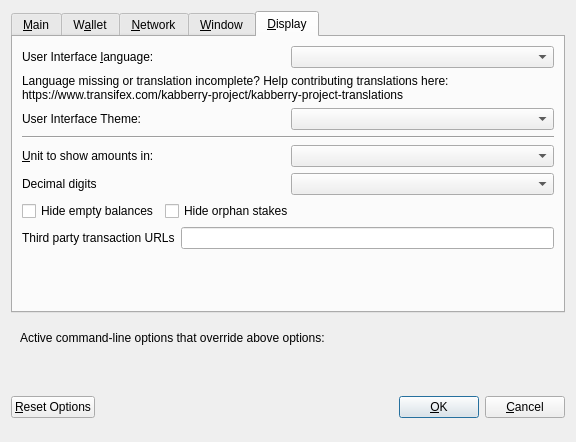
<?xml version="1.0" encoding="UTF-8"?>
<ui version="4.0">
 <class>OptionsDialog</class>
 <widget class="QDialog" name="OptionsDialog">
  <property name="geometry">
   <rect>
    <x>0</x>
    <y>0</y>
    <width>576</width>
    <height>442</height>
   </rect>
  </property>
  <property name="windowTitle">
   <string>Options</string>
  </property>
  <property name="modal">
   <bool>true</bool>
  </property>
  <layout class="QVBoxLayout" name="verticalLayout">
   <item>
    <widget class="QTabWidget" name="tabWidget">
     <property name="currentIndex">
      <number>4</number>
     </property>
     <widget class="QWidget" name="tabMain">
      <attribute name="title">
       <string>&amp;Main</string>
      </attribute>
      <layout class="QVBoxLayout" name="verticalLayout_Main">
       <item>
        <widget class="QCheckBox" name="bitcoinAtStartup">
         <property name="toolTip">
          <string>Automatically start Kabberry after logging in to the system.</string>
         </property>
         <property name="text">
          <string>&amp;Start Kabberry on system login</string>
         </property>
        </widget>
       </item>
       <item>
        <layout class="QHBoxLayout" name="horizontalLayout_2_Main">
         <item>
          <widget class="QLabel" name="databaseCacheLabel">
           <property name="text">
            <string>Size of &amp;database cache</string>
           </property>
           <property name="textFormat">
            <enum>Qt::PlainText</enum>
           </property>
           <property name="buddy">
            <cstring>databaseCache</cstring>
           </property>
          </widget>
         </item>
         <item>
          <widget class="QSpinBox" name="databaseCache"/>
         </item>
         <item>
          <widget class="QLabel" name="databaseCacheUnitLabel">
           <property name="text">
            <string>MB</string>
           </property>
           <property name="textFormat">
            <enum>Qt::PlainText</enum>
           </property>
          </widget>
         </item>
         <item>
          <spacer name="horizontalSpacer_2_Main">
           <property name="orientation">
            <enum>Qt::Horizontal</enum>
           </property>
           <property name="sizeHint" stdset="0">
            <size>
             <width>40</width>
             <height>20</height>
            </size>
           </property>
          </spacer>
         </item>
        </layout>
       </item>
       <item>
        <layout class="QHBoxLayout" name="horizontalLayout_3_Main">
         <item>
          <widget class="QLabel" name="threadsScriptVerifLabel">
           <property name="text">
            <string>Number of script &amp;verification threads</string>
           </property>
           <property name="textFormat">
            <enum>Qt::PlainText</enum>
           </property>
           <property name="buddy">
            <cstring>threadsScriptVerif</cstring>
           </property>
          </widget>
         </item>
         <item>
          <widget class="QSpinBox" name="threadsScriptVerif">
           <property name="toolTip">
            <string>(0 = auto, &lt;0 = leave that many cores free)</string>
           </property>
          </widget>
         </item>
         <item>
          <spacer name="horizontalSpacer_3_Main">
           <property name="orientation">
            <enum>Qt::Horizontal</enum>
           </property>
           <property name="sizeHint" stdset="0">
            <size>
             <width>40</width>
             <height>20</height>
            </size>
           </property>
          </spacer>
         </item>
        </layout>
       </item>
       <item>
        <spacer name="verticalSpacer_2">
         <property name="orientation">
          <enum>Qt::Vertical</enum>
         </property>
         <property name="sizeHint" stdset="0">
          <size>
           <width>20</width>
           <height>40</height>
          </size>
         </property>
        </spacer>
       </item>
       <item>
        <widget class="QCheckBox" name="checkBoxZeromintEnable">
         <property name="toolTip">
          <string>Enable automatic minting of Kabberry units to zPSC</string>
         </property>
         <property name="layoutDirection">
          <enum>Qt::LeftToRight</enum>
         </property>
         <property name="text">
          <string>Enable zPSC Automint</string>
         </property>
        </widget>
       </item>
       <item>
        <layout class="QHBoxLayout" name="horizontalLayout_3">
         <item>
          <widget class="QLabel" name="percentage_label">
           <property name="toolTip">
            <string>Percentage of incoming Kabberry which get automatically converted to zPSC via Zerocoin Protocol (min: 10%)</string>
           </property>
           <property name="text">
            <string>Percentage of autominted zPSC</string>
           </property>
          </widget>
         </item>
         <item>
          <widget class="QSpinBox" name="zeromintPercentage">
           <property name="minimum">
            <number>1</number>
           </property>
           <property name="maximum">
            <number>100</number>
           </property>
          </widget>
         </item>
        </layout>
       </item>
       <item>
        <layout class="QHBoxLayout" name="horizontalLayout" stretch="0,0">
         <property name="sizeConstraint">
          <enum>QLayout::SetFixedSize</enum>
         </property>
         <item>
          <widget class="QLabel" name="labelPreferredDenom">
           <property name="maximumSize">
            <size>
             <width>16777215</width>
             <height>16777215</height>
            </size>
           </property>
           <property name="toolTip">
            <string>Wait with automatic conversion to Zerocoin until enough Kabberry for this denomination is available</string>
           </property>
           <property name="text">
            <string>Preferred Automint zPSC Denomination</string>
           </property>
          </widget>
         </item>
         <item>
          <widget class="QComboBox" name="preferredDenom">
           <property name="maximumSize">
            <size>
             <width>16777215</width>
             <height>27</height>
            </size>
           </property>
           <property name="toolTip">
            <string>Wait with automatic conversion to Zerocoin until enough Kabberry for this denomination is available</string>
           </property>
           <property name="maxVisibleItems">
            <number>9</number>
           </property>
           <property name="maxCount">
            <number>9</number>
           </property>
          </widget>
         </item>
        </layout>
       </item>
      </layout>
     </widget>
     <widget class="QWidget" name="tabWallet">
      <attribute name="title">
       <string>W&amp;allet</string>
      </attribute>
      <layout class="QVBoxLayout" name="verticalLayout_Wallet">
       <item>
        <layout class="QHBoxLayout" name="horizontalLayout_2_Wallet">
         <item>
          <widget class="QLabel" name="labelStakeSplitThresholdText">
           <property name="text">
            <string>Stake split threshold:</string>
           </property>
          </widget>
         </item>
         <item>
          <widget class="QSpinBox" name="spinBoxStakeSplitThreshold">
           <property name="minimum">
            <number>1</number>
           </property>
           <property name="maximum">
            <number>999999</number>
           </property>
          </widget>
         </item>
        </layout>
       </item>
       <item>
        <widget class="QGroupBox" name="groupBox">
         <property name="title">
          <string>Expert</string>
         </property>
         <layout class="QVBoxLayout" name="verticalLayout_2">
          <item>
           <widget class="QCheckBox" name="coinControlFeatures">
            <property name="toolTip">
             <string>Whether to show coin control features or not.</string>
            </property>
            <property name="text">
             <string>Enable coin &amp;control features</string>
            </property>
           </widget>
          </item>
          <item>
           <widget class="QCheckBox" name="showMasternodesTab">
            <property name="toolTip">
             <string>Show additional tab listing all your masternodes in first sub-tab&lt;br/&gt;and all masternodes on the network in second sub-tab.</string>
            </property>
            <property name="text">
             <string>Show Masternodes Tab</string>
            </property>
           </widget>
          </item>
          <item>
           <widget class="QCheckBox" name="spendZeroConfChange">
            <property name="toolTip">
             <string>If you disable the spending of unconfirmed change, the change from a transaction&lt;br/&gt;cannot be used until that transaction has at least one confirmation.&lt;br/&gt;This also affects how your balance is computed.</string>
            </property>
            <property name="text">
             <string>&amp;Spend unconfirmed change</string>
            </property>
           </widget>
          </item>
         </layout>
        </widget>
       </item>
       <item>
        <spacer name="verticalSpacer_Wallet">
         <property name="orientation">
          <enum>Qt::Vertical</enum>
         </property>
         <property name="sizeHint" stdset="0">
          <size>
           <width>20</width>
           <height>40</height>
          </size>
         </property>
        </spacer>
       </item>
      </layout>
     </widget>
     <widget class="QWidget" name="tabNetwork">
      <attribute name="title">
       <string>&amp;Network</string>
      </attribute>
      <layout class="QVBoxLayout" name="verticalLayout_Network">
       <item>
        <widget class="QCheckBox" name="mapPortUpnp">
         <property name="toolTip">
          <string>Automatically open the Kabberry client port on the router. This only works when your router supports UPnP and it is enabled.</string>
         </property>
         <property name="text">
          <string>Map port using &amp;UPnP</string>
         </property>
        </widget>
       </item>
       <item>
        <widget class="QCheckBox" name="allowIncoming">
         <property name="toolTip">
          <string>Accept connections from outside</string>
         </property>
         <property name="text">
          <string>Allow incoming connections</string>
         </property>
        </widget>
       </item>
       <item>
        <widget class="QCheckBox" name="connectSocks">
         <property name="toolTip">
          <string>Connect to the Kabberry network through a SOCKS5 proxy.</string>
         </property>
         <property name="text">
          <string>&amp;Connect through SOCKS5 proxy (default proxy):</string>
         </property>
        </widget>
       </item>
       <item>
        <layout class="QHBoxLayout" name="horizontalLayout_1_Network">
         <item>
          <widget class="QLabel" name="proxyIpLabel">
           <property name="text">
            <string>Proxy &amp;IP:</string>
           </property>
           <property name="textFormat">
            <enum>Qt::PlainText</enum>
           </property>
           <property name="buddy">
            <cstring>proxyIp</cstring>
           </property>
          </widget>
         </item>
         <item>
          <widget class="QValidatedLineEdit" name="proxyIp">
           <property name="minimumSize">
            <size>
             <width>140</width>
             <height>0</height>
            </size>
           </property>
           <property name="maximumSize">
            <size>
             <width>140</width>
             <height>16777215</height>
            </size>
           </property>
           <property name="toolTip">
            <string>IP address of the proxy (e.g. IPv4: 127.0.0.1 / IPv6: ::1)</string>
           </property>
          </widget>
         </item>
         <item>
          <widget class="QLabel" name="proxyPortLabel">
           <property name="text">
            <string>&amp;Port:</string>
           </property>
           <property name="textFormat">
            <enum>Qt::PlainText</enum>
           </property>
           <property name="buddy">
            <cstring>proxyPort</cstring>
           </property>
          </widget>
         </item>
         <item>
          <widget class="QLineEdit" name="proxyPort">
           <property name="minimumSize">
            <size>
             <width>55</width>
             <height>0</height>
            </size>
           </property>
           <property name="maximumSize">
            <size>
             <width>55</width>
             <height>16777215</height>
            </size>
           </property>
           <property name="toolTip">
            <string>Port of the proxy (e.g. 9050)</string>
           </property>
          </widget>
         </item>
         <item>
          <spacer name="horizontalSpacer_1_Network">
           <property name="orientation">
            <enum>Qt::Horizontal</enum>
           </property>
           <property name="sizeHint" stdset="0">
            <size>
             <width>40</width>
             <height>20</height>
            </size>
           </property>
          </spacer>
         </item>
        </layout>
       </item>
       <item>
        <spacer name="verticalSpacer_Network">
         <property name="orientation">
          <enum>Qt::Vertical</enum>
         </property>
         <property name="sizeHint" stdset="0">
          <size>
           <width>20</width>
           <height>40</height>
          </size>
         </property>
        </spacer>
       </item>
      </layout>
     </widget>
     <widget class="QWidget" name="tabWindow">
      <attribute name="title">
       <string>&amp;Window</string>
      </attribute>
      <layout class="QVBoxLayout" name="verticalLayout_Window">
       <item>
        <widget class="QCheckBox" name="minimizeToTray">
         <property name="toolTip">
          <string>Show only a tray icon after minimizing the window.</string>
         </property>
         <property name="text">
          <string>&amp;Minimize to the tray instead of the taskbar</string>
         </property>
        </widget>
       </item>
       <item>
        <widget class="QCheckBox" name="minimizeOnClose">
         <property name="toolTip">
          <string>Minimize instead of exit the application when the window is closed. When this option is enabled, the application will be closed only after selecting Quit in the menu.</string>
         </property>
         <property name="text">
          <string>M&amp;inimize on close</string>
         </property>
        </widget>
       </item>
       <item>
        <spacer name="verticalSpacer_Window">
         <property name="orientation">
          <enum>Qt::Vertical</enum>
         </property>
         <property name="sizeHint" stdset="0">
          <size>
           <width>20</width>
           <height>40</height>
          </size>
         </property>
        </spacer>
       </item>
      </layout>
     </widget>
     <widget class="QWidget" name="tabDisplay">
      <attribute name="title">
       <string>&amp;Display</string>
      </attribute>
      <layout class="QVBoxLayout" name="verticalLayout_Display">
       <item>
        <layout class="QHBoxLayout" name="horizontalLayout_1_Display">
         <item>
          <widget class="QLabel" name="langLabel">
           <property name="text">
            <string>User Interface &amp;language:</string>
           </property>
           <property name="textFormat">
            <enum>Qt::PlainText</enum>
           </property>
           <property name="buddy">
            <cstring>lang</cstring>
           </property>
          </widget>
         </item>
         <item>
          <widget class="QValueComboBox" name="lang">
           <property name="toolTip">
            <string>The user interface language can be set here. This setting will take effect after restarting Kabberry.</string>
           </property>
          </widget>
         </item>
        </layout>
       </item>
       <item>
        <widget class="QLabel" name="label_3">
         <property name="toolTip">
          <string notr="true"/>
         </property>
         <property name="statusTip">
          <string notr="true"/>
         </property>
         <property name="whatsThis">
          <string notr="true"/>
         </property>
         <property name="accessibleName">
          <string notr="true"/>
         </property>
         <property name="text">
          <string>Language missing or translation incomplete? Help contributing translations here:
https://www.transifex.com/kabberry-project/kabberry-project-translations</string>
         </property>
         <property name="wordWrap">
          <bool>true</bool>
         </property>
         <property name="openExternalLinks">
          <bool>true</bool>
         </property>
         <property name="textInteractionFlags">
          <set>Qt::TextBrowserInteraction</set>
         </property>
        </widget>
       </item>
       <item>
        <layout class="QHBoxLayout" name="horizontalLayout_2_Display" stretch="0,0">
         <item>
          <widget class="QLabel" name="themeLabel">
           <property name="text">
            <string>User Interface Theme:</string>
           </property>
          </widget>
         </item>
         <item>
          <widget class="QValueComboBox" name="theme"/>
         </item>
        </layout>
       </item>
       <item>
        <widget class="Line" name="line">
         <property name="orientation">
          <enum>Qt::Horizontal</enum>
         </property>
        </widget>
       </item>
       <item>
        <layout class="QHBoxLayout" name="horizontalLayout_3_Display">
         <item>
          <widget class="QLabel" name="unitLabel">
           <property name="text">
            <string>&amp;Unit to show amounts in:</string>
           </property>
           <property name="textFormat">
            <enum>Qt::PlainText</enum>
           </property>
           <property name="buddy">
            <cstring>unit</cstring>
           </property>
          </widget>
         </item>
         <item>
          <widget class="QValueComboBox" name="unit">
           <property name="toolTip">
            <string>Choose the default subdivision unit to show in the interface and when sending coins.</string>
           </property>
          </widget>
         </item>
        </layout>
       </item>
       <item>
        <layout class="QHBoxLayout" name="horizontalLayout_4_Display">
         <item>
          <widget class="QLabel" name="digitsLabel">
           <property name="text">
            <string>Decimal digits</string>
           </property>
          </widget>
         </item>
         <item>
          <widget class="QValueComboBox" name="digits"/>
         </item>
        </layout>
       </item>
       <item>
        <layout class="QHBoxLayout" name="horizontalLayout_5_Display">
         <item>
          <widget class="QCheckBox" name="checkBoxHideZeroBalances">
           <property name="toolTip">
            <string>Hide empty balances</string>
           </property>
           <property name="layoutDirection">
            <enum>Qt::LeftToRight</enum>
           </property>
           <property name="text">
            <string>Hide empty balances</string>
           </property>
          </widget>
         </item>
         <item>
          <widget class="QCheckBox" name="checkBoxHideOrphans">
           <property name="toolTip">
            <string>Hide orphan stakes in transaction lists</string>
           </property>
           <property name="text">
            <string>Hide orphan stakes</string>
           </property>
          </widget>
         </item>
         <item>
          <spacer name="horizontalSpacer">
           <property name="orientation">
            <enum>Qt::Horizontal</enum>
           </property>
           <property name="sizeHint" stdset="0">
            <size>
             <width>40</width>
             <height>20</height>
            </size>
           </property>
          </spacer>
         </item>
        </layout>
       </item>
       <item>
        <layout class="QHBoxLayout" name="horizontalLayout_6_Display">
         <item>
          <widget class="QLabel" name="thirdPartyTxUrlsLabel">
           <property name="toolTip">
            <string>Third party URLs (e.g. a block explorer) that appear in the transactions tab as context menu items. %s in the URL is replaced by transaction hash. Multiple URLs are separated by vertical bar |.</string>
           </property>
           <property name="text">
            <string>Third party transaction URLs</string>
           </property>
           <property name="buddy">
            <cstring>thirdPartyTxUrls</cstring>
           </property>
          </widget>
         </item>
         <item>
          <widget class="QLineEdit" name="thirdPartyTxUrls">
           <property name="toolTip">
            <string>Third party URLs (e.g. a block explorer) that appear in the transactions tab as context menu items. %s in the URL is replaced by transaction hash. Multiple URLs are separated by vertical bar |.</string>
           </property>
          </widget>
         </item>
        </layout>
       </item>
       <item>
        <spacer name="verticalSpacer">
         <property name="orientation">
          <enum>Qt::Vertical</enum>
         </property>
         <property name="sizeHint" stdset="0">
          <size>
           <width>20</width>
           <height>40</height>
          </size>
         </property>
        </spacer>
       </item>
      </layout>
     </widget>
    </widget>
   </item>
   <item>
    <widget class="QFrame" name="frame">
     <layout class="QVBoxLayout" name="verticalLayout_Bottom">
      <item>
       <layout class="QHBoxLayout" name="horizontalLayout_Bottom">
        <item>
         <widget class="QLabel" name="overriddenByCommandLineInfoLabel">
          <property name="text">
           <string>Active command-line options that override above options:</string>
          </property>
          <property name="textFormat">
           <enum>Qt::PlainText</enum>
          </property>
         </widget>
        </item>
        <item>
         <spacer name="horizontalSpacer_Bottom">
          <property name="orientation">
           <enum>Qt::Horizontal</enum>
          </property>
          <property name="sizeHint" stdset="0">
           <size>
            <width>40</width>
            <height>20</height>
           </size>
          </property>
         </spacer>
        </item>
       </layout>
      </item>
      <item>
       <widget class="QLabel" name="overriddenByCommandLineLabel">
        <property name="text">
         <string/>
        </property>
        <property name="textFormat">
         <enum>Qt::PlainText</enum>
        </property>
        <property name="wordWrap">
         <bool>true</bool>
        </property>
       </widget>
      </item>
     </layout>
    </widget>
   </item>
   <item>
    <layout class="QHBoxLayout" name="horizontalLayout_Buttons">
     <item>
      <widget class="QPushButton" name="resetButton">
       <property name="toolTip">
        <string>Reset all client options to default.</string>
       </property>
       <property name="text">
        <string>&amp;Reset Options</string>
       </property>
       <property name="autoDefault">
        <bool>false</bool>
       </property>
      </widget>
     </item>
     <item>
      <spacer name="horizontalSpacer_1">
       <property name="orientation">
        <enum>Qt::Horizontal</enum>
       </property>
       <property name="sizeHint" stdset="0">
        <size>
         <width>40</width>
         <height>48</height>
        </size>
       </property>
      </spacer>
     </item>
     <item>
      <widget class="QLabel" name="statusLabel">
       <property name="minimumSize">
        <size>
         <width>200</width>
         <height>0</height>
        </size>
       </property>
       <property name="font">
        <font>
         <weight>75</weight>
         <bold>true</bold>
        </font>
       </property>
       <property name="text">
        <string/>
       </property>
       <property name="textFormat">
        <enum>Qt::PlainText</enum>
       </property>
       <property name="wordWrap">
        <bool>true</bool>
       </property>
      </widget>
     </item>
     <item>
      <spacer name="horizontalSpacer_2">
       <property name="orientation">
        <enum>Qt::Horizontal</enum>
       </property>
       <property name="sizeHint" stdset="0">
        <size>
         <width>40</width>
         <height>48</height>
        </size>
       </property>
      </spacer>
     </item>
     <item>
      <widget class="QPushButton" name="okButton">
       <property name="text">
        <string>&amp;OK</string>
       </property>
       <property name="autoDefault">
        <bool>false</bool>
       </property>
       <property name="default">
        <bool>true</bool>
       </property>
      </widget>
     </item>
     <item>
      <widget class="QPushButton" name="cancelButton">
       <property name="text">
        <string>&amp;Cancel</string>
       </property>
       <property name="autoDefault">
        <bool>false</bool>
       </property>
      </widget>
     </item>
    </layout>
   </item>
  </layout>
 </widget>
 <customwidgets>
  <customwidget>
   <class>QValidatedLineEdit</class>
   <extends>QLineEdit</extends>
   <header>qvalidatedlineedit.h</header>
  </customwidget>
  <customwidget>
   <class>QValueComboBox</class>
   <extends>QComboBox</extends>
   <header>qvaluecombobox.h</header>
  </customwidget>
 </customwidgets>
 <resources/>
 <connections/>
</ui>
